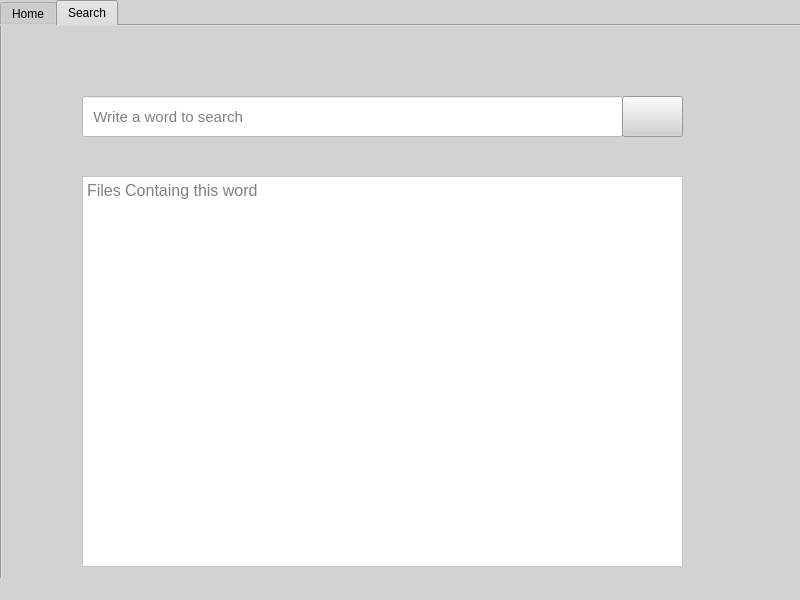
<?xml version="1.0" encoding="UTF-8"?>
<ui version="4.0">
 <class>MainWindow</class>
 <widget class="QMainWindow" name="MainWindow">
  <property name="geometry">
   <rect>
    <x>0</x>
    <y>0</y>
    <width>800</width>
    <height>600</height>
   </rect>
  </property>
  <property name="windowTitle">
   <string>MainWindow</string>
  </property>
  <property name="styleSheet">
   <string notr="true">background-color: rgb(210, 210, 210);
</string>
  </property>
  <widget class="QWidget" name="centralwidget">
   <widget class="QTabWidget" name="tabWidget">
    <property name="geometry">
     <rect>
      <x>0</x>
      <y>0</y>
      <width>881</width>
      <height>651</height>
     </rect>
    </property>
    <property name="currentIndex">
     <number>1</number>
    </property>
    <widget class="QWidget" name="tab_2">
     <attribute name="title">
      <string>Home</string>
     </attribute>
     <widget class="QLabel" name="label">
      <property name="geometry">
       <rect>
        <x>60</x>
        <y>90</y>
        <width>681</width>
        <height>81</height>
       </rect>
      </property>
      <property name="font">
       <font>
        <family>Times New Roman</family>
        <pointsize>28</pointsize>
       </font>
      </property>
      <property name="styleSheet">
       <string notr="true">color: rgb(255, 255, 255);
background-color: rgb(21, 99, 81);
border-radius: 20px;</string>
      </property>
      <property name="text">
       <string>                 Search Engine Simulator</string>
      </property>
     </widget>
     <widget class="QGroupBox" name="groupBox">
      <property name="geometry">
       <rect>
        <x>150</x>
        <y>420</y>
        <width>511</width>
        <height>61</height>
       </rect>
      </property>
      <property name="font">
       <font>
        <pointsize>10</pointsize>
       </font>
      </property>
      <property name="styleSheet">
       <string notr="true"/>
      </property>
      <property name="title">
       <string>indexing</string>
      </property>
      <widget class="QProgressBar" name="progressBar">
       <property name="geometry">
        <rect>
         <x>10</x>
         <y>20</y>
         <width>491</width>
         <height>21</height>
        </rect>
       </property>
       <property name="styleSheet">
        <string notr="true">QProgressBar{
    border: 2px solid grey;
    border-radius: 5px;
    text-align: center
}

QProgressBar::chunk {
    background-color: rgb(77, 77, 77);
    width: 10px;
    margin: 1px;
}</string>
       </property>
       <property name="value">
        <number>24</number>
       </property>
      </widget>
     </widget>
     <widget class="QPushButton" name="pushButton">
      <property name="geometry">
       <rect>
        <x>240</x>
        <y>275</y>
        <width>321</width>
        <height>61</height>
       </rect>
      </property>
      <property name="font">
       <font>
        <family>Times New Roman</family>
        <pointsize>14</pointsize>
       </font>
      </property>
      <property name="styleSheet">
       <string notr="true">background-color: rgb(15, 42, 83);
color: rgb(255, 255, 255);
border-radius: 20px;</string>
      </property>
      <property name="text">
       <string>Browse</string>
      </property>
     </widget>
    </widget>
    <widget class="QWidget" name="tab">
     <attribute name="title">
      <string>Search</string>
     </attribute>
     <widget class="QLineEdit" name="lineEdit">
      <property name="geometry">
       <rect>
        <x>80</x>
        <y>70</y>
        <width>541</width>
        <height>41</height>
       </rect>
      </property>
      <property name="font">
       <font>
        <pointsize>11</pointsize>
       </font>
      </property>
      <property name="styleSheet">
       <string notr="true">background-color: rgb(255, 255, 255);</string>
      </property>
      <property name="placeholderText">
       <string>  Write a word to search </string>
      </property>
     </widget>
     <widget class="QPushButton" name="pushButton_2">
      <property name="geometry">
       <rect>
        <x>620</x>
        <y>70</y>
        <width>61</width>
        <height>41</height>
       </rect>
      </property>
      <property name="text">
       <string/>
      </property>
      <property name="icon">
       <iconset resource="img.qrc">
        <normaloff>:/img/icon1.png</normaloff>:/img/icon1.png</iconset>
      </property>
      <property name="iconSize">
       <size>
        <width>35</width>
        <height>35</height>
       </size>
      </property>
     </widget>
     <widget class="QTextEdit" name="textEdit">
      <property name="geometry">
       <rect>
        <x>80</x>
        <y>150</y>
        <width>601</width>
        <height>391</height>
       </rect>
      </property>
      <property name="font">
       <font>
        <pointsize>12</pointsize>
       </font>
      </property>
      <property name="styleSheet">
       <string notr="true">background-color: rgb(255, 255, 255);</string>
      </property>
      <property name="readOnly">
       <bool>true</bool>
      </property>
      <property name="placeholderText">
       <string>Files Containg this word</string>
      </property>
     </widget>
    </widget>
   </widget>
  </widget>
  <widget class="QStatusBar" name="statusbar"/>
 </widget>
 <resources>
  <include location="img.qrc"/>
 </resources>
 <connections/>
</ui>
